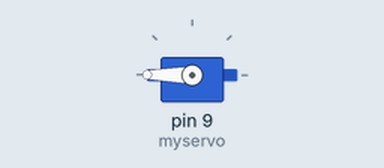
Recording of a sketch running on a simulated Arduino Uno, built with avr-gcc and run on an emulated ATmega328P. Parts: servo.

Above: at 0.05 s.
At 4.65 s:
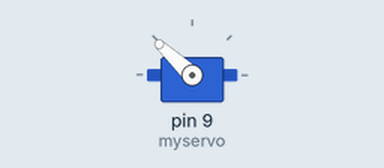
At 6.5 s:
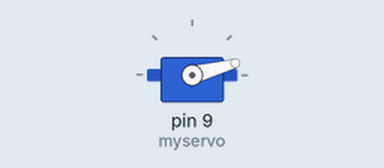
At 12.95 s:
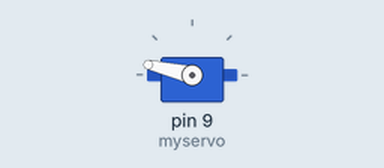
Timing chart, 0 to 17.1 s (numbered marks = the images above):
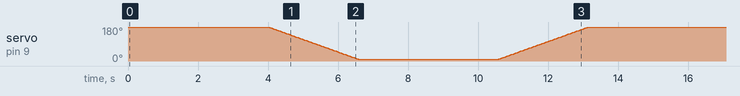

The sketch:

Servocode.ino
```cpp
#include <Servo.h>

Servo myservo;  // create servo object to control a servo
                // twelve servo objects can be created on most boards

int pos =0;    // variable to store the servo position

void setup()
{

  myservo.attach(9);  // attaches the servo on pin 9 to the servo object
}

void loop()

{
  myservo.write(180);
    delay(4000); ////stops motor for 8 seconds
  for(pos = 180; pos>=10; pos-=1)// goes from 180 degrees to 0 degrees
  {
    myservo.write(pos);              // tell servo to go to position in variable 'pos'
    delay(15); // waits 15ms for the servo to reach the position

  }

    myservo.write(10);
    delay(4000); //stops motor for 4 seconds
  for(pos = 10; pos <= 179; pos +=1) // goes from 0 degrees to 180 degrees
  {                                  // in steps of 1 degree
    myservo.write(pos);              // tell servo to go to position in variable 'pos'
    delay(15);      // waits 15ms for the servo to reach the position

  }

}
```
